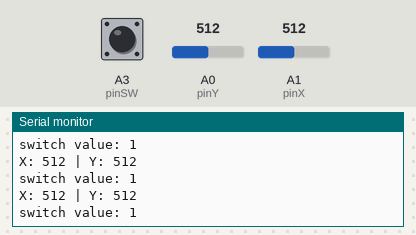
Bench run of a sketch on a simulated Arduino Uno, built with avr-gcc and run on an emulated ATmega328P. Shown: the last lines printed to the serial monitor. The inputs (shaded band) are chosen by the test bench; at power-on: A0 (pinY) = 512, A1 (pinX) = 512, A3 (pinSW) HIGH.

Above: at 1.2 s.
1.3 s: A0 (pinY) set to 716
At 1.56 s:
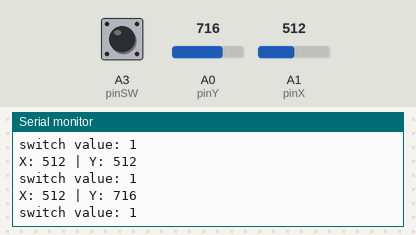
2.8 s: A1 (pinX) set to 716
At 2.96 s:
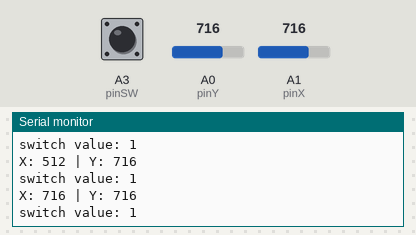
4.3 s: A3 (pinSW) pulled LOW for 0.15 s
At 4.56 s:
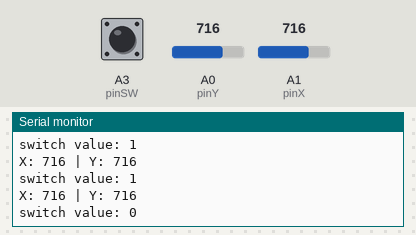
5.9 s: A0 (pinY) set to 900
At 6.16 s:
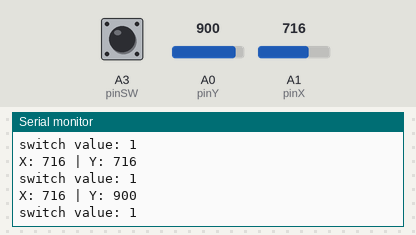
7.4 s: A1 (pinX) set to 900
At 7.56 s:
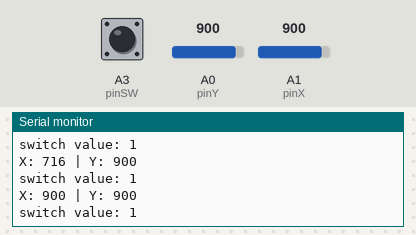
Timing chart, 0 to 9.9 s (numbered marks = the images above; inputs shaded):
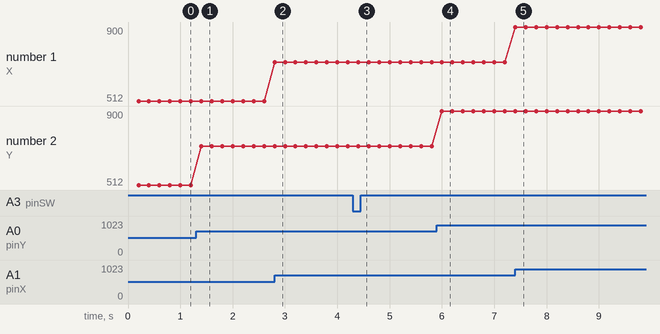

Measured:
- after the input at 1.3 s, the serial monitor: prints a new line after 0.10 s (image 1)
- after the input at 2.8 s, the serial monitor: prints a new line at once (image 2)
- after the input at 4.3 s, the serial monitor: prints a new line after 0.12 s (image 3)
- after the input at 5.9 s, the serial monitor: prints a new line after 0.10 s (image 4)
- after the input at 7.4 s, the serial monitor: prints a new line at once (image 5)
- plotted number 2: 512 → 716 after the input at 1.3 s, 716 → 900 after the input at 5.9 s

The sketch:

4digits7segement.ino
```cpp
// Joystick
const int pinSW = A3; // digital pin connected to switch output
const int pinX = A1; // A1 - analog pin connected to X output
const int pinY = A0; // A0 - analog pin connected to Y output
int switchValue;
int previousMillisJoystick = 0;
int intervalJoystick = 200;
int xValue = 0;
int yValue = 0;

void setup() {
  pinMode(pinSW, INPUT_PULLUP); //activate pull-up resistor on the

  Serial.begin(9600);
}


void loop() {
  unsigned long currentMillis = millis();
  if (currentMillis - previousMillisJoystick >= intervalJoystick) {
    previousMillisJoystick = currentMillis;

    switchValue = digitalRead(pinSW);
    xValue = analogRead(pinX);
    yValue = analogRead(pinY);

    Serial.print("X: ");
    Serial.print(xValue);
    Serial.print(" | ");
    Serial.print("Y: ");
    Serial.println(yValue);
    Serial.print("switch value: ");
    Serial.println(switchValue);
  }

}
```
